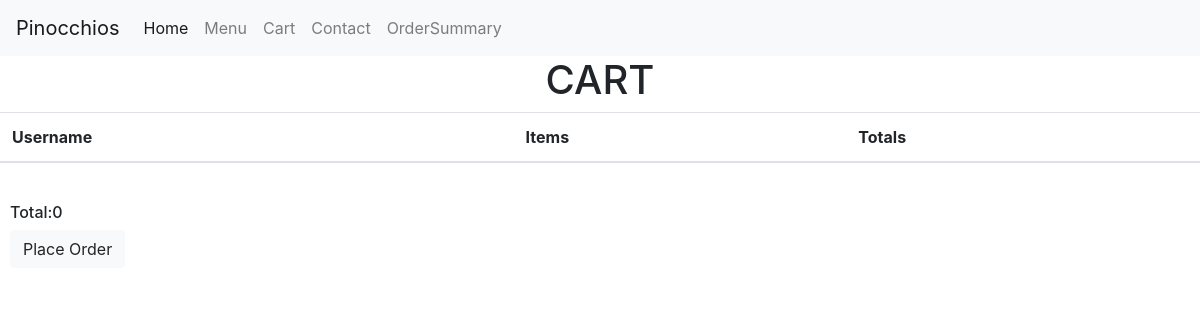
Before: /cart (signed in) with the older database file.
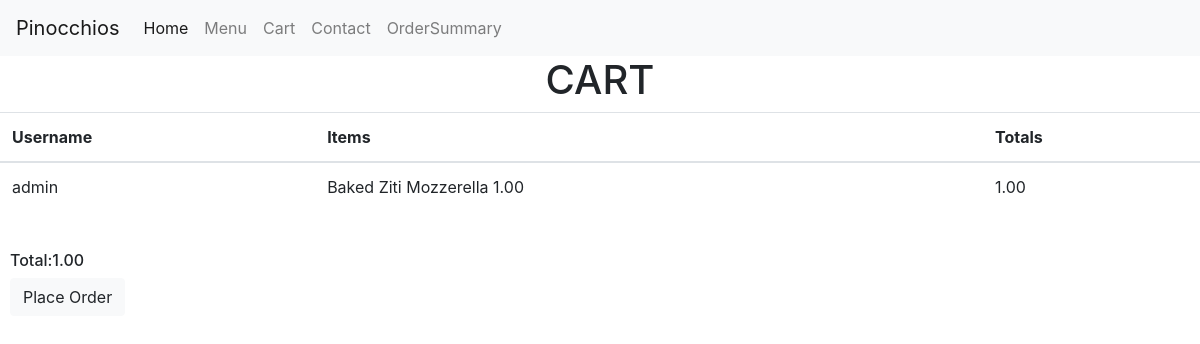
After: the same page with the newer database file.
### orders/models.py (models this page shows, shortened)
class Cart(models.Model):
    Username=models.CharField( max_length=64)
    Items=models.TextField()
    Status=models.TextField(default="In Cart")
    Price=models.DecimalField(
        max_digits=5,
        decimal_places=2,
        default=1
        )
    Toppings=models.ManyToManyField(Toppings,null=True)

### orders/views.py (the view)
# urls.py: path("cart",views.viewcart, name="cart"),
def viewcart(request):
    global totalcarttemp
    totalcarttemp=Decimal(0.00)
    Username = request.user.username
    cart = Cart.objects.all().filter(Username=Username)
    for item in cart:
        totalcarttemp=item.Price + totalcarttemp
    context = {
       "cart" : Cart.objects.all().filter(Username=Username),
       "total" :totalcarttemp
     }
    return render(request, "cart.html",context)

### templates/cart.html (shortened to what this page needs)
{% extends 'base.html' %}
{% block content %}
{% if user.is_authenticated %}
<h1 style="text-align:center;">CART</h1>
<table class="table">
      <thead>
    <tr>
        <th scope="col">Username</th>
        <th scope="col">Items</th>
        <th scope="col">Totals</th>
    </tr>
     </thead>
    {% for item in cart %}
    <tr scope="row">
        <td>{{ item.Username }}</td>
        <td>{{ item.Items }}</td>
        <td>{{ item.Price }}</t>
    </tr>
    {% endfor %}
</table>
<br>
<h6>Total:{{ total }}</h6>
<a id="place" class=" btn btn-light" href="{% url 'order' %}">Place Order</a>
{% endif %}
{% endblock %}

Changed rows visible on the page:
added Cart: Username "admin", Items "Baked Ziti Mozzerella 1.00", Price "1.00"
Other visible differences:
{{ total }}: "0" → "1.00"
